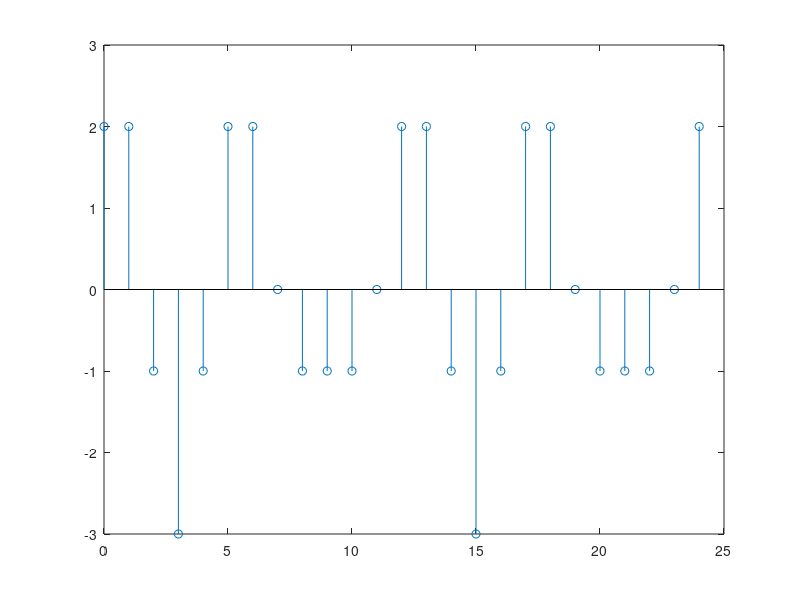

This chart was generated by the following MATLAB code:
%% Ödev 1

clc; clear all; close all;
% x(t)=2*cos(200*π*t)+sin(300*π*t) 
% işareti Fs=600 Hz ile örneklenerek
% x[n] işareti elde edilmektedir.
% x[n] işaretini el ile bulduktan 
% sonra MATLAB'te iki periyot olacak 
% şekilde çizdirin.

n = 0:24;
x = 2*cos(pi/3*n) + sin(pi/2*n);
stem(n,x);